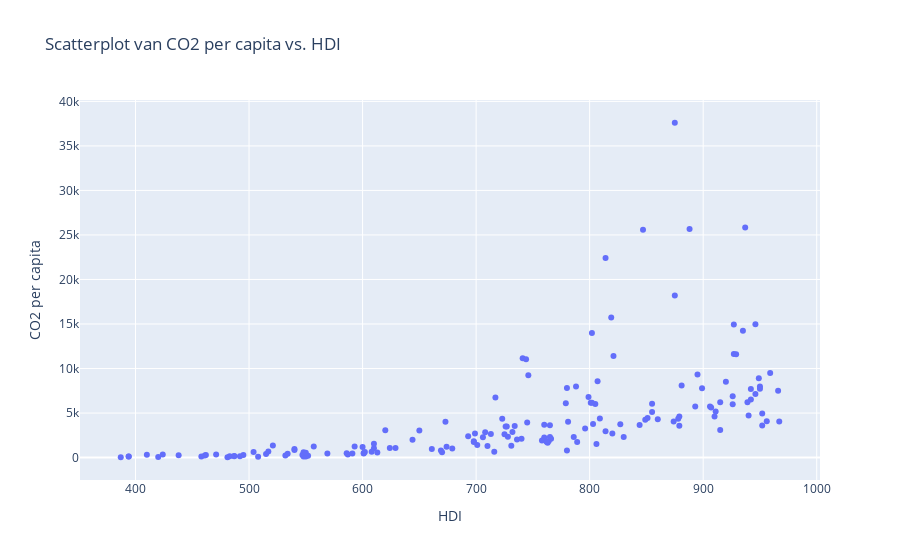

Write notebook code for a chart like this one.
### Code cell
import pandas as pd
import plotly.express as px

df = pd.read_csv('data_v7.csv', delimiter=';')

fig = px.scatter(df, x='hdi', y='co2_per_capita',
                 hover_name= 'country',
                 labels={'hdi': 'HDI', 'co2_per_capita': 'CO2 per capita', 'country': 'Country'},
                 title='Scatterplot van CO2 per capita vs. HDI')

fig.show()

### Figure 1 — Plotly figure (JSON) as saved in the notebook; plotly's stock layout.template omitted (floating-point values rounded to 4 significant figures; data arrays with more than 128 entries replaced by an {"elided": "..."} marker saying what was removed)
{"data": [{"hovertemplate": "<b>%{hovertext}</b><br><br>HDI=%{x}<br>CO2 per capita=%{y}<extra></extra>", "hovertext": {"elided": "162 str values"}, "legendgroup": "", "marker": {"color": "#636efa", "symbol": "circle"}, "mode": "markers", "name": "", "orientation": "v", "showlegend": false, "type": "scatter", "x": {"elided": "162 int values"}, "xaxis": "x", "y": {"elided": "162 int values"}, "yaxis": "y"}], "layout": {"autosize": true, "legend": {"tracegroupgap": 0}, "title": {"text": "Scatterplot van CO2 per capita vs. HDI"}, "xaxis": {"anchor": "y", "autorange": true, "domain": [0, 1], "range": [351.9, 1002.0], "title": {"text": "HDI"}, "type": "linear"}, "yaxis": {"anchor": "x", "autorange": true, "domain": [0, 1], "range": [-3064.0, 40700.0], "title": {"text": "CO2 per capita"}, "type": "linear"}}}
